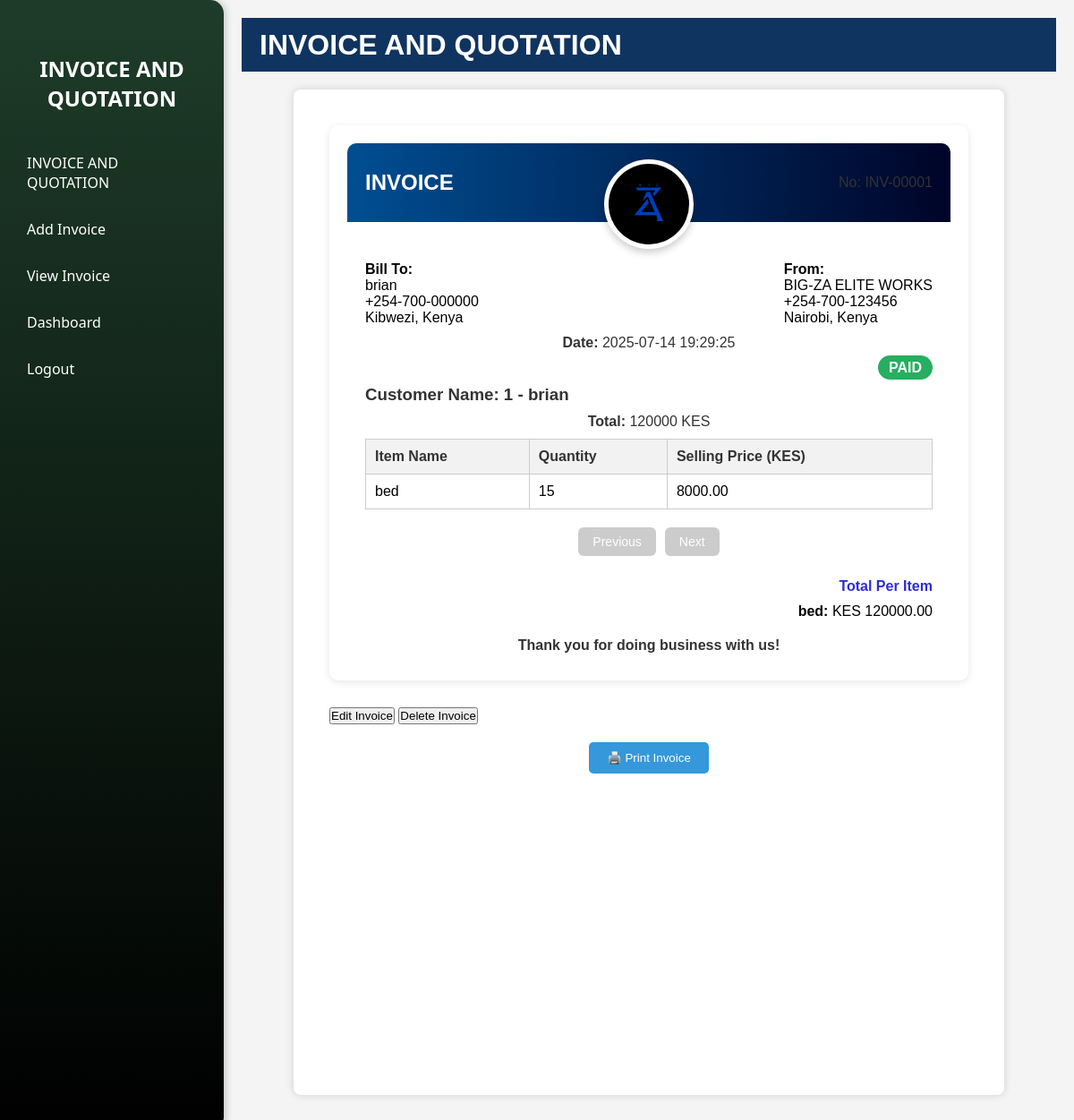
The app's page /invoices, older data.
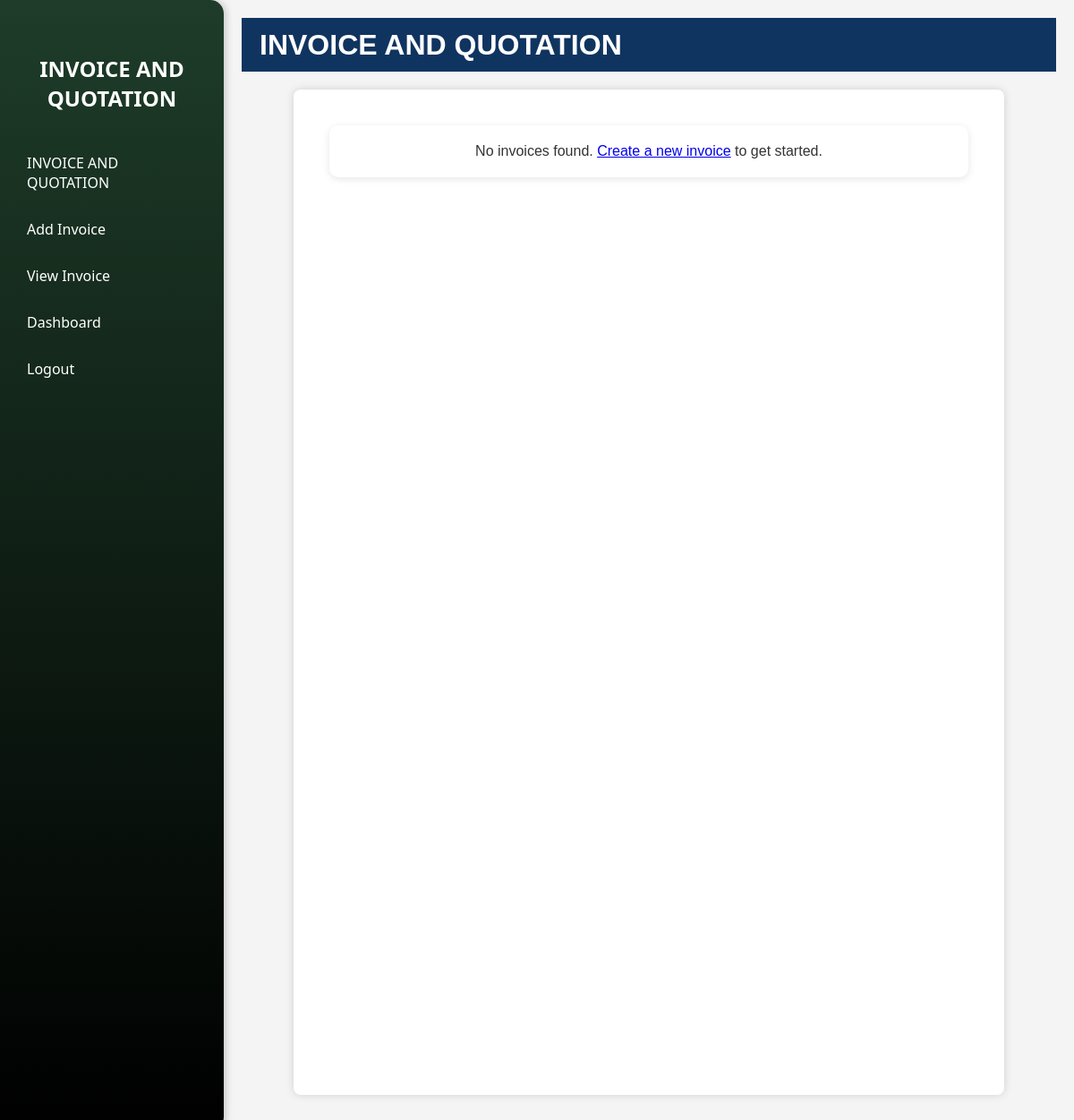
The same page, newer data.
### tables this page shows
CREATE TABLE invoices (
        id INTEGER PRIMARY KEY AUTOINCREMENT,
            customer_name TEXT,
            total_price INTEGER,
            date TIMESTAMP DEFAULT CURRENT_TIMESTAMP
            );

CREATE TABLE invoice_items (
        id INTEGER PRIMARY KEY AUTOINCREMENT,
            item_type TEXT NOT NULL,
            invoice_id INTEGER,
            item_quantity INTEGER NOT NULL,
            selling_price INTEGER NULL,
            is_paid INTEGER DEFAULT 0,
            status TEXT DEFAULT 'not paid',
            created_at INTEGER DEFAULT CURRENT_TIMESTAMP
    );

### app.py (the view)
@app.route('/invoices')
def all_invoices():
    conn = sqlite3.connect('furniture.db')
    cursor = conn.cursor()
    cursor.execute("SELECT * FROM invoices")
    invoices = cursor.fetchall()
    invoice_data = []
    for inv in invoices:
        cursor.execute("""
            SELECT item_type, item_quantity, selling_price, status
            FROM invoice_items
            WHERE invoice_id = ?
        """, (inv[0],))
        items = cursor.fetchall()
        invoice_data.append({'invoice': inv, 'items': items})
    conn.close()
    return render_template('invoicing.html', data=invoice_data)

### templates/invoicing.html (shortened to what this page needs)
<!DOCTYPE html>
<html lang="en">
<head>
</head>
<body>
  <div class="sidebar hidden" id="sidebar">
    <h2>INVOICE AND QUOTATION</h2>
    <a href="#">INVOICE AND QUOTATION</a>
    <a href="{{ url_for('create_invoice') }}">Add Invoice</a>
    <a href="{{url_for('all_invoices')}}">View Invoice</a>
    <a href="/dashboard">Dashboard</a>
    <a href="/logout">Logout</a>
  </div>
  <div class="content" id="content">
    <div class="topbar">
      <h1>INVOICE AND QUOTATION</h1>
    </div>
    <div class="invoice-container">
      {% if data %}
        {% for group in data %}
          <div class="print-area">
            <div class="invoice-box" data-invoice-id="{{ group.invoice[0]|int }}">
              <div style="background: linear-gradient(to right, #004e92, #000428); padding: 30px 20px; color: white; border-top-left-radius: 10px; border-top-right-radius: 10px;">
                <div style="display: flex; justify-content: space-between; align-items: center;">
                  <h2 style="margin: 0;">INVOICE</h2>
                  <p style="margin: 0;">No: INV-{{ '%05d'|format(group.invoice[0]|int) }}</p>
                </div>
              </div>
              <div style="text-align: center; margin-top: -70px;">
                <img src="{{ url_for('static', filename='images/final.jpeg') }}" alt="Logo" style="width: 100px; height: 100px; border-radius: 50%; border: 5px solid white; box-shadow: 0 4px 8px rgba(0,0,0,0.2); background-color: white;">
              </div>
              <div style="padding: 10px 20px;">
                <div style="display: flex; justify-content: space-between;">
                  <div>
                    <strong>Bill To:</strong><br/>
                    {{ group.invoice[1] }}<br/>
                    +254-700-000000<br/>
                    Kibwezi, Kenya
                  </div>
                  <div>
                    <strong>From:</strong><br/>
                    BIG-ZA ELITE WORKS<br/>
                    +254-700-123456<br/>
                    Nairobi, Kenya
                  </div>
                </div>
                <p style="margin-top: 10px;"><strong>Date:</strong> {{ group.invoice[3] if group.invoice[3] else "Unknown" }}</p>
              </div>
              {% set statuses = group["items"] | map(attribute=3) | list %}
              {% set paid = 'not paid' not in statuses %}
              <div style="text-align: right; padding: 0 20px;">
                {% if paid %}
                  <span style="background-color: #27ae60; color: white; padding: 5px 12px; border-radius: 20px; font-weight: bold;">PAID</span>
                {% else %}
                  <span style="background-color: #e74c3c; color: white; padding: 5px 12px; border-radius: 20px; font-weight: bold;">NOT PAID</span>
                {% endif %}
              </div>
              <div style="padding: 10px 20px;">
                <h3 style="margin-bottom: 10px;">Customer Name: {{ group.invoice[0] }} - {{ group.invoice[1] }}</h3>
                <p><strong>Total:</strong> {{ group.invoice[2] }} KES</p>
                <table class="sales_summary" data-invoice-id="{{ group.invoice[0]|int }}">
                  <thead>
                    <tr>
                      <th>Item Name</th>
                      <th>Quantity</th>
                      <th>Selling Price (KES)</th>
                    </tr>
                  </thead>
                  <tbody class="invoice-items">
                    {% for item in group["items"] %}
                    <tr class="item-row">
                      <td>{{ item[0] }}</td>
                      <td>{{ item[1] }}</td>
                      <td>{{ "%.2f" | format(item[2]) }}</td>
                    </tr>
                    {% endfor %}
                  </tbody>
                </table>
                <div class="pagination" data-invoice-id="{{ group.invoice[0]|int }}">
                  <button onclick="prevPage({{ group.invoice[0]|int }})" class="prev-btn">Previous</button>
                  <button onclick="nextPage({{ group.invoice[0]|int }})" class="next-btn">Next</button>
                </div>
                <div class="totals-section">
                  <h4>Total Per Item</h4>
                  <ul>
                    {% for item in group["items"] %}
                      <li><strong>{{ item[0] }}:</strong> KES {{ "%.2f" | format(item[1] * item[2]) }}</li>
                    {% endfor %}
                  </ul>
                </div>
                <p style="text-align: center; margin-top: 20px; font-weight: bold;">Thank you for doing business with us!</p>
              </div>
            </div>
          </div>
          <div class="button-group">
            <a href="{{ url_for('edit_invoice', id=group.invoice[0])}}"><button>Edit Invoice</button></a>
            <button class="delete-btn" onclick="deleteInvoice('{{ group.invoice[0]|int }}')">Delete Invoice</button>
            <button class="print-button" onclick="window.print()">🖨️ Print Invoice</button>
          </div>
        {% endfor %}
      {% else %}
        <div class="invoice-box">
          <p>No invoices found. <a href="{{ url_for('create_invoice') }}">Create a new invoice</a> to get started.</p>
        </div>
      {% endif %}
    </div>
  </div>
</body>
</html>

### templates/invoicing.html (style rules this page uses)
* { box-sizing: border-box; margin: 0; padding: 0; }
body { font-family: Arial, sans-serif; background: #f4f4f4; }
.sidebar { position: fixed; top: 0; left: 0; width: 250px; height: 100%; background: linear-gradient(180deg, #1e3c29, #000000); color: white; padding-top: 60px; transition: transform 0.3s ease; font-family: 'Segoe UI', sans-serif; border-top-right-radius: 15px; border-bottom-right-radius: 15px; box-shadow: 2px 0 8px rgba(0,0,0,0.2); z-index: 1000; }
.sidebar.visible { transform: translateX(0); }
.sidebar h2 { text-align: center; margin-bottom: 30px; font-size: 24px; }
.sidebar a { display: block; padding: 15px 30px; color: white; text-decoration: none; transition: background 0.3s; }
.content { margin-left: 250px; padding: 20px; transition: margin-left 0.3s ease; }
.topbar { height: 60px; background: #0f3460; color: white; display: flex; align-items: center; padding: 0 20px; }
.invoice-box { background: white; border-radius: 10px; padding: 20px; margin-bottom: 30px; box-shadow: 0 2px 8px rgba(0, 0, 0, 0.1); }
.invoice-box p { color: #333; font-size: 16px; text-align: center; }
.invoice-container { width: 794px; min-height: 1123px; margin: 20px auto; padding: 40px; background: white; box-shadow: 0 0 10px rgba(0, 0, 0, 0.15); border-radius: 8px; }

Row changes from the older to the newer data that the page shows:
removed invoices: id "00001", customer_name "brian", date "2025-07-14 19:29:25", id "1", customer_name "brian", total_price "120000"
removed invoice_items: status "paid" (drawn), item_type "bed", item_quantity "15", selling_price "8000.00", item[1]*item[2] "120000.00"
Text that changed along with them:
text now shown: "No invoices found. Create a new invoice to get started."
list line gone: "INVOICE No: INV- Bill To: +254-700-000000 Kibwezi, Kenya From: BIG-ZA ELITE WORKS +254-700-123456 Nairobi, Kenya Date: PAID Customer Name: - Total: KES Item Name Quantity Selling Price (KES) Previous Next Total Per Item Thank you for doing business with us! Edit Invoice Delete Invoice 🖨️ Print Invoice"
